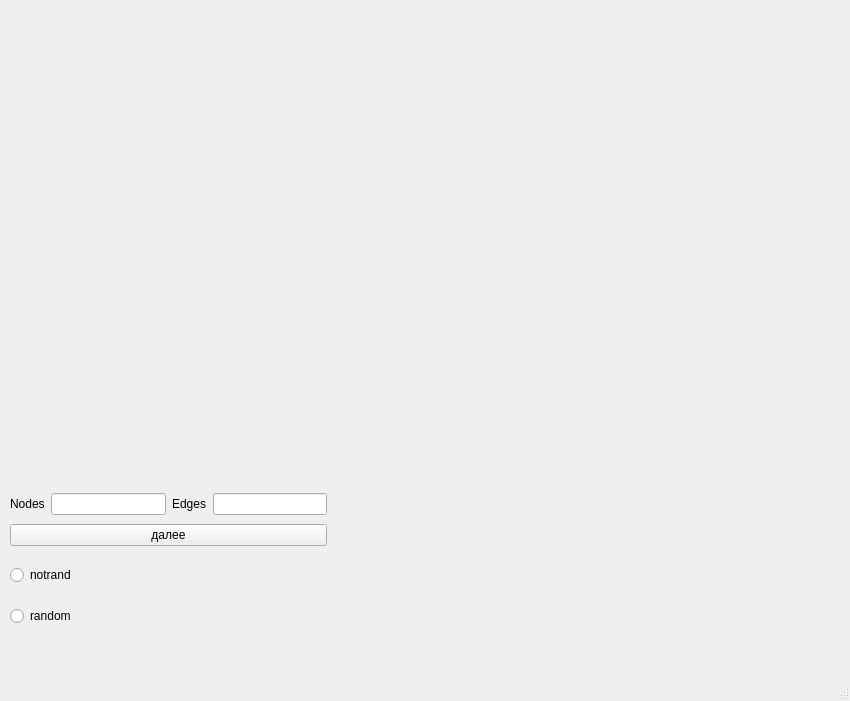
<?xml version="1.0" encoding="UTF-8"?>
<ui version="4.0">
 <class>MainWindow</class>
 <widget class="QMainWindow" name="MainWindow">
  <property name="enabled">
   <bool>true</bool>
  </property>
  <property name="geometry">
   <rect>
    <x>0</x>
    <y>0</y>
    <width>850</width>
    <height>701</height>
   </rect>
  </property>
  <property name="minimumSize">
   <size>
    <width>0</width>
    <height>0</height>
   </size>
  </property>
  <property name="maximumSize">
   <size>
    <width>850</width>
    <height>701</height>
   </size>
  </property>
  <property name="windowTitle">
   <string>MainWindow</string>
  </property>
  <widget class="QWidget" name="centralwidget">
   <property name="minimumSize">
    <size>
     <width>850</width>
     <height>650</height>
    </size>
   </property>
   <property name="maximumSize">
    <size>
     <width>850</width>
     <height>650</height>
    </size>
   </property>
   <widget class="QLabel" name="label">
    <property name="geometry">
     <rect>
      <x>0</x>
      <y>0</y>
      <width>311</width>
      <height>141</height>
     </rect>
    </property>
    <property name="text">
     <string/>
    </property>
   </widget>
   <widget class="QWidget" name="layoutWidget">
    <property name="geometry">
     <rect>
      <x>10</x>
      <y>550</y>
      <width>73</width>
      <height>91</height>
     </rect>
    </property>
    <layout class="QVBoxLayout" name="verticalLayout_7">
     <item>
      <widget class="QRadioButton" name="notrand">
       <property name="text">
        <string>notrand</string>
       </property>
      </widget>
     </item>
     <item>
      <widget class="QRadioButton" name="random">
       <property name="text">
        <string>random</string>
       </property>
      </widget>
     </item>
    </layout>
   </widget>
   <widget class="QWidget" name="layoutWidget">
    <property name="geometry">
     <rect>
      <x>10</x>
      <y>490</y>
      <width>317</width>
      <height>61</height>
     </rect>
    </property>
    <layout class="QVBoxLayout" name="verticalLayout_5">
     <item>
      <layout class="QHBoxLayout" name="horizontalLayout">
       <item>
        <widget class="QLabel" name="label_2">
         <property name="text">
          <string>Nodes</string>
         </property>
        </widget>
       </item>
       <item>
        <widget class="QLineEdit" name="size"/>
       </item>
       <item>
        <widget class="QLabel" name="label_6">
         <property name="text">
          <string>Edges</string>
         </property>
        </widget>
       </item>
       <item>
        <widget class="QLineEdit" name="Edges"/>
       </item>
      </layout>
     </item>
     <item>
      <widget class="QPushButton" name="pushButton">
       <property name="text">
        <string>далее</string>
       </property>
      </widget>
     </item>
    </layout>
   </widget>
   <widget class="QLabel" name="label_3">
    <property name="geometry">
     <rect>
      <x>400</x>
      <y>290</y>
      <width>381</width>
      <height>361</height>
     </rect>
    </property>
    <property name="text">
     <string/>
    </property>
    <property name="pixmap">
     <pixmap>img/Don (399×346).png</pixmap>
    </property>
   </widget>
   <widget class="QLabel" name="label_4">
    <property name="geometry">
     <rect>
      <x>0</x>
      <y>130</y>
      <width>331</width>
      <height>341</height>
     </rect>
    </property>
    <property name="text">
     <string/>
    </property>
    <property name="pixmap">
     <pixmap>img/Michelangelo.png</pixmap>
    </property>
   </widget>
   <widget class="QLabel" name="label_5">
    <property name="geometry">
     <rect>
      <x>300</x>
      <y>10</y>
      <width>381</width>
      <height>291</height>
     </rect>
    </property>
    <property name="text">
     <string/>
    </property>
    <property name="pixmap">
     <pixmap>img/Raf (1).png</pixmap>
    </property>
   </widget>
  </widget>
  <widget class="QMenuBar" name="menubar">
   <property name="geometry">
    <rect>
     <x>0</x>
     <y>0</y>
     <width>850</width>
     <height>26</height>
    </rect>
   </property>
  </widget>
  <widget class="QStatusBar" name="statusbar"/>
 </widget>
 <resources/>
 <connections/>
</ui>
